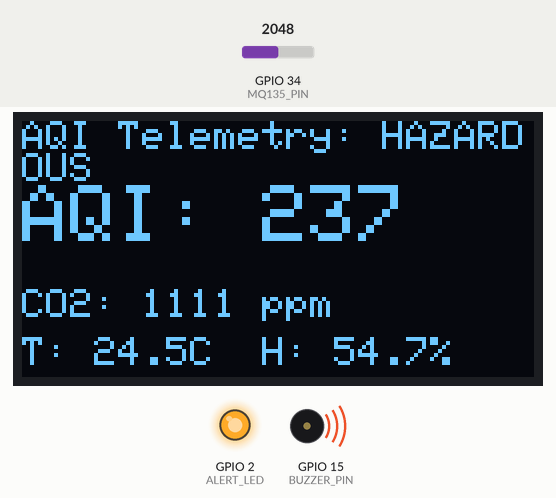
Simulated run of this sketch. Board: ESP32. Shown: 128×64 one-colour display, output pins drawn as LEDs (lit = HIGH), buzzer (waves = sounding, pin HIGH). Inputs (shaded band) come from the test bench; at power-on: GPIO 34 (MQ135_PIN) = 2048. Random numbers use the default seed unless the sketch sets one; what the sketch prints to the serial monitor is not drawn.

Above: at 3.6 s.
3.7 s: GPIO 34 (MQ135_PIN) set to 1354
At 6.5 s:
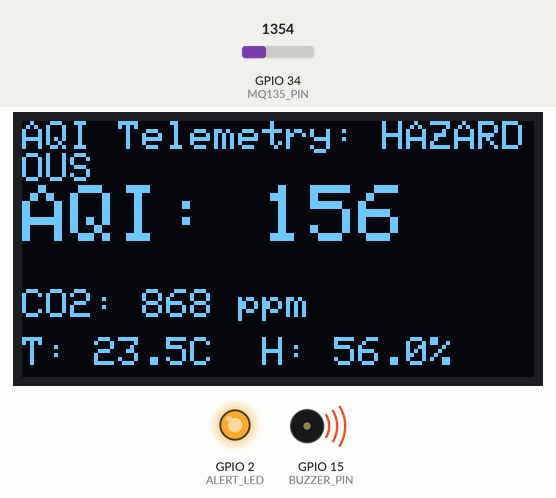
10.5 s: GPIO 34 (MQ135_PIN) set to 1249
At 13.5 s:
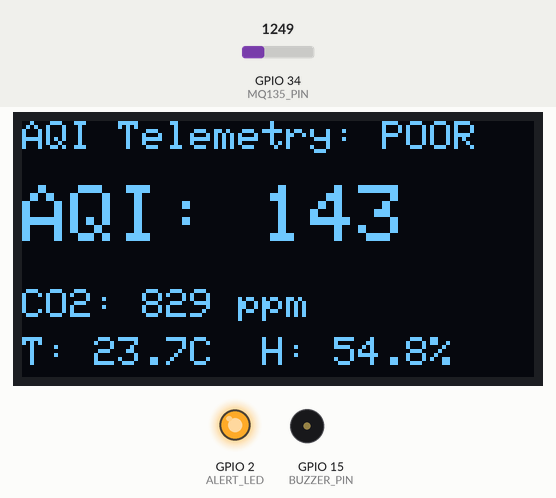
18.7 s: GPIO 34 (MQ135_PIN) set to 961
At 21.5 s:
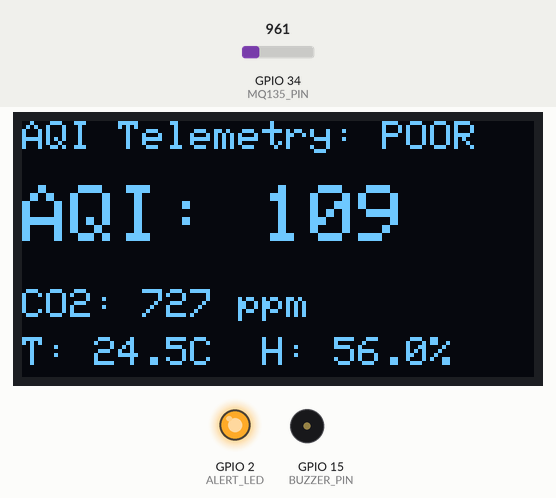
25.5 s: GPIO 34 (MQ135_PIN) set to 855
At 28.5 s:
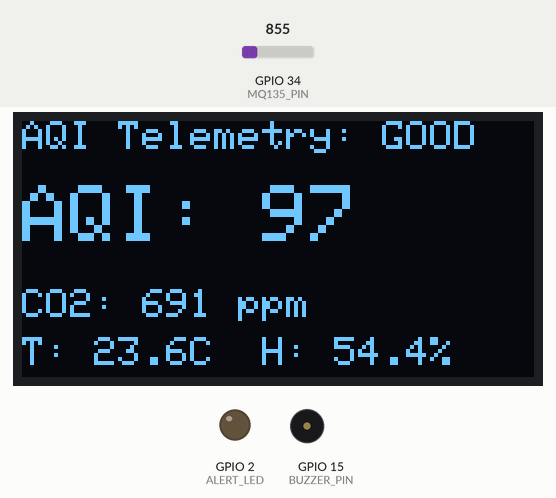
Timing chart, 0 to 30.0 s (numbered marks = the images above; inputs shaded):
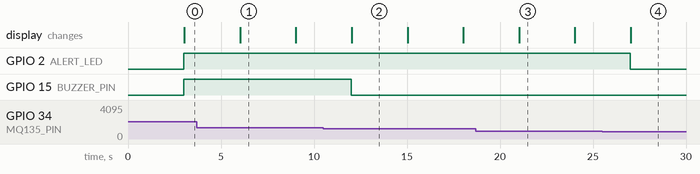

Measured:
- the behaviour switches between 1312 and 1311 on GPIO 34 (MQ135_PIN) (found by bisection; images 1 and 2)
- the behaviour switches between 888 and 887 on GPIO 34 (MQ135_PIN) (found by bisection; images 3 and 4)
- after the input at 10.5 s, GPIO 15 (BUZZER_PIN): HIGH → LOW after 1.5 s
- after the input at 25.5 s, GPIO 2 (ALERT_LED): HIGH → LOW after 1.5 s
- what the display in image 1 shows lasts 3.0 s, from 6.0 s to 9.0 s

The sketch:

Air_Quality_Monitor.ino
```cpp
/*
  Air Quality Monitor - Technosankalp Solutions / Sodh Lab
  Category: Sensors | Microcontroller: ESP32

  Description:
    Reads air quality (AQI / CO2 / TVOC estimation) from an MQ-135 gas sensor
    and ambient temperature/humidity from a DHT sensor.
    Displays live readings and status on an I2C OLED screen and streams serial telemetry.
*/

#include <Wire.h>
#include <Adafruit_GFX.h>
#include <Adafruit_SSD1306.h>

#define SCREEN_WIDTH 128
#define SCREEN_HEIGHT 64
#define OLED_RESET -1
Adafruit_SSD1306 display(SCREEN_WIDTH, SCREEN_HEIGHT, &Wire, OLED_RESET);

// Pin Definitions
const int MQ135_PIN = 34;   // ADC1 pin for MQ-135 Analog Out
const int DHT_PIN = 4;      // DHT Sensor Data Pin
const int BUZZER_PIN = 15;  // Warning Buzzer Pin
const int ALERT_LED = 2;    // Onboard Status LED

// AQI Thresholds
const int AQI_GOOD = 50;
const int AQI_MODERATE = 100;
const int AQI_POOR = 150;

// Variables
float temperature = 24.5;
float humidity = 55.0;
int rawGasValue = 0;
int calculatedAQI = 0;
int co2Ppm = 400;

void setup() {
  Serial.begin(115200);
  pinMode(BUZZER_PIN, OUTPUT);
  pinMode(ALERT_LED, OUTPUT);
  digitalWrite(BUZZER_PIN, LOW);
  digitalWrite(ALERT_LED, LOW);

  Serial.println("=========================================");
  Serial.println("  TECHNOSANKALP AIR QUALITY MONITOR V1.0 ");
  Serial.println("=========================================");

  // Initialize I2C OLED display (Address 0x3C)
  if (!display.begin(SSD1306_SWITCHCAPVCC, 0x3C)) {
    Serial.println("[ERROR] SSD1306 OLED allocation failed.");
  } else {
    display.clearDisplay();
    display.setTextSize(1);
    display.setTextColor(SSD1306_WHITE);
    display.setCursor(0, 10);
    display.println("Air Quality Monitor");
    display.println("Initializing sensors...");
    display.display();
    delay(1000);
  }

  Serial.println("[SYSTEM] MQ-135 & DHT Sensors Initialized.");
  Serial.println("[SYSTEM] Starting telemetry loop...");
}

void loop() {
  static unsigned long lastReading = 0;
  if (millis() - lastReading >= 3000) {
    lastReading = millis();

    // Read analog MQ-135 sensor (ESP32 12-bit ADC: 0-4095)
    rawGasValue = analogRead(MQ135_PIN);

    // Calculate approximate AQI and CO2 equivalent
    calculatedAQI = map(rawGasValue, 200, 3000, 20, 350);
    if (calculatedAQI < 10) calculatedAQI = 15 + random(0, 10);
    co2Ppm = 400 + (calculatedAQI * 3);

    // Simulate realistic ambient temperature/humidity drift
    temperature = 24.0 + (random(-5, 6) / 10.0);
    humidity = 55.0 + (random(-10, 11) / 10.0);

    // Formulate AQI status text
    String aqiStatus = "GOOD";
    if (calculatedAQI > AQI_POOR) {
      aqiStatus = "HAZARDOUS";
      digitalWrite(BUZZER_PIN, HIGH);
      digitalWrite(ALERT_LED, HIGH);
    } else if (calculatedAQI > AQI_MODERATE) {
      aqiStatus = "POOR";
      digitalWrite(BUZZER_PIN, LOW);
      digitalWrite(ALERT_LED, HIGH);
    } else {
      digitalWrite(BUZZER_PIN, LOW);
      digitalWrite(ALERT_LED, LOW);
    }

    // Print Telemetry to Serial Monitor
    Serial.print("[AQI] Index: ");
    Serial.print(calculatedAQI);
    Serial.print(" (");
    Serial.print(aqiStatus);
    Serial.print(") | CO2: ");
    Serial.print(co2Ppm);
    Serial.print(" ppm | Temp: ");
    Serial.print(temperature, 1);
    Serial.print("°C | Hum: ");
    Serial.print(humidity, 1);
    Serial.println("%");

    // Update OLED Display
    display.clearDisplay();
    display.setTextSize(1);
    display.setCursor(0, 0);
    display.print("AQI Telemetry: ");
    display.println(aqiStatus);

    display.setTextSize(2);
    display.setCursor(0, 16);
    display.print("AQI: ");
    display.println(calculatedAQI);

    display.setTextSize(1);
    display.setCursor(0, 42);
    display.print("CO2: ");
    display.print(co2Ppm);
    display.println(" ppm");

    display.setCursor(0, 54);
    display.print("T: ");
    display.print(temperature, 1);
    display.print("C  H: ");
    display.print(humidity, 1);
    display.println("%");

    display.display();
  }
}
```
